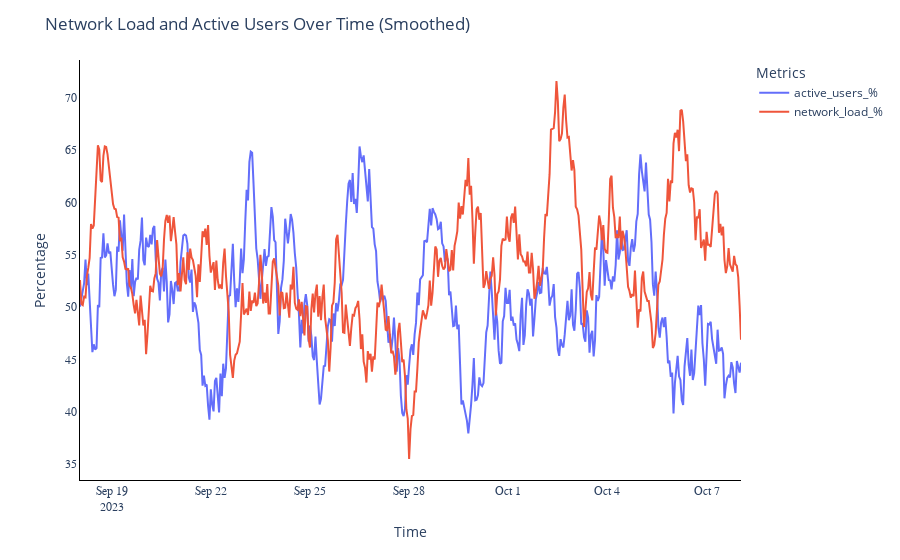

The code cell stored with this chart in its notebook:
### Code cell
import pandas as pd
import numpy as np
import plotly.express as px

# Generate 1000 random time points and percentages for active users and network load
sample_size = 500
time = pd.date_range(start='2023-09-17 06:00', periods=sample_size, freq='H')
active_users = np.random.randint(2, 100, size=sample_size)  # Random active users percentage
network_load = np.random.randint(5, 100, size=sample_size)    # Random network load percentage

# Create the DataFrame
data = {
    'time': time,
    'active_users_%': active_users,
    'network_load_%': network_load
}
df = pd.DataFrame(data)

# Apply rolling mean (smoothing)
df['active_users_%'] = df['active_users_%'].rolling(window=20).mean()  # Rolling window for active users
df['network_load_%'] = df['network_load_%'].rolling(window=20).mean()  # Rolling window for network load

# Drop the NaN values created by the rolling operation
df = df.dropna()

# Create the line plot with 1000 rows of data (smoothed)
fig = px.line(
    df, 
    x='time',
    y=[
        'active_users_%',
        'network_load_%'
    ],
    labels={'value': 'Percentage', 'variable': 'Metrics'}  # Labels for the legend
)

# Update the layout
fig.update_layout(
    title='Network Load and Active Users Over Time (Smoothed)',  # Adding title
    xaxis_title='Time',  # Title for x-axis
    yaxis_title='Percentage',  # Title for y-axis
    xaxis=dict(           # Attributes for x-axis
        showline=True,
        showgrid=True,
        linecolor='black',
        tickfont=dict(
            family='Calibri'
        )
    ),
    yaxis=dict(           # Attributes for y-axis
        showline=True,
        showgrid=True,
        linecolor='black',
        tickfont=dict(
            family='Times New Roman'
        )
    ),
    plot_bgcolor='white'  # Background color for the graph
)

# Show the plot
fig.show()

### Figure 1 — Plotly figure (JSON) as saved in the notebook; plotly's stock layout.template omitted (floating-point values rounded to 4 significant figures; data arrays with more than 128 entries replaced by an {"elided": "..."} marker saying what was removed)
{"data": [{"hovertemplate": "Metrics=active_users_%<br>time=%{x}<br>Percentage=%{y}<extra></extra>", "legendgroup": "active_users_%", "line": {"color": "#636efa", "dash": "solid"}, "marker": {"symbol": "circle"}, "mode": "lines", "name": "active_users_%", "orientation": "v", "showlegend": true, "type": "scatter", "x": {"elided": "481 str values"}, "xaxis": "x", "y": {"elided": "481 float values"}, "yaxis": "y"}, {"hovertemplate": "Metrics=network_load_%<br>time=%{x}<br>Percentage=%{y}<extra></extra>", "legendgroup": "network_load_%", "line": {"color": "#EF553B", "dash": "solid"}, "marker": {"symbol": "circle"}, "mode": "lines", "name": "network_load_%", "orientation": "v", "showlegend": true, "type": "scatter", "x": {"elided": "481 str values"}, "xaxis": "x", "y": {"elided": "481 float values"}, "yaxis": "y"}], "layout": {"legend": {"title": {"text": "Metrics"}, "tracegroupgap": 0}, "margin": {"t": 60}, "plot_bgcolor": "white", "title": {"text": "Network Load and Active Users Over Time (Smoothed)"}, "xaxis": {"anchor": "y", "domain": [0, 1], "linecolor": "black", "showgrid": true, "showline": true, "tickfont": {"family": "Calibri"}, "title": {"text": "Time"}}, "yaxis": {"anchor": "x", "domain": [0, 1], "linecolor": "black", "showgrid": true, "showline": true, "tickfont": {"family": "Times New Roman"}, "title": {"text": "Percentage"}}}}
